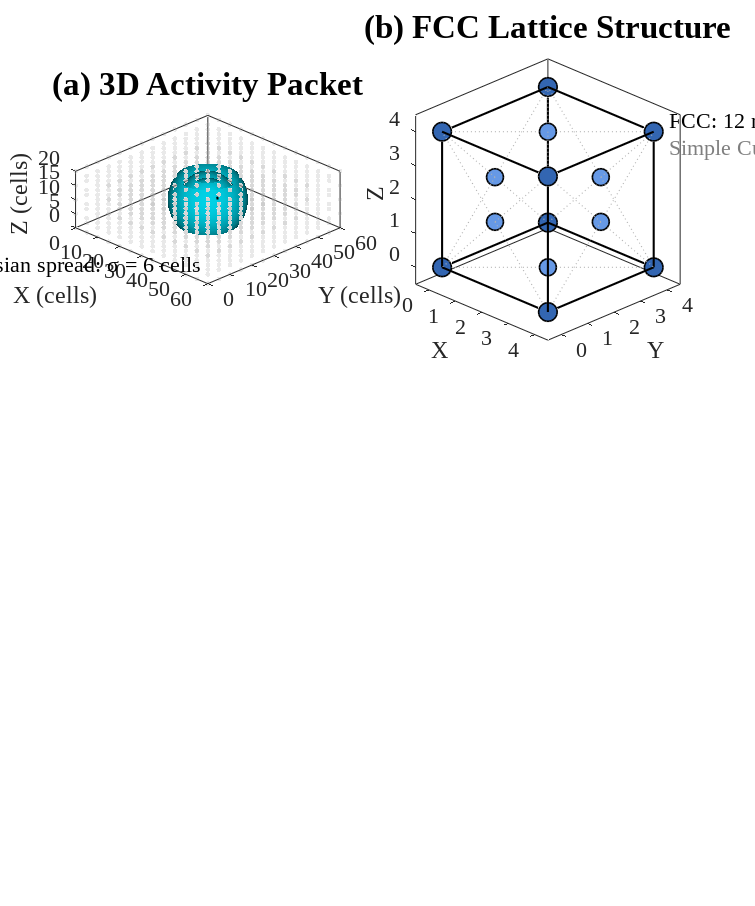

Source code (MATLAB): (Note: this script raises an error after producing the figure.)
%% Generate Professional 3D Grid Cell Figure - Version 2
% 顶刊级别专业绘图 - 优化布局，避免压缩
% 作者：Professional Illustration Master
% 日期：2026-01-12

clear; close all; clc;

%% 配置参数
% 图片尺寸（单位：厘米）- 大幅增加，给足空间
fig_width_cm = 20;   % 增加宽度
fig_height_cm = 24;  % 大幅增加高度，避免任何压缩

% 配色方案（统一、专业）
color_activity = [0, 0.71, 0.78];    % 青色 - Activity packet
color_peak = [0.86, 0.2, 0.2];       % 红色 - Peak marker
color_lattice = [0.65, 0.65, 0.65];  % 灰色 - Lattice nodes
color_fcc_vertex = [0.2, 0.4, 0.7];  % 深蓝 - FCC顶点
color_fcc_face = [0.4, 0.6, 0.9];    % 浅蓝 - FCC面心
color_hdc = [0.2, 0.4, 0.7];         % 深蓝 - HDC方向
color_box = [0.95, 0.95, 0.95];      % 浅灰 - 背景框

% 字体设置（严格按用户要求）
font_name = 'Times New Roman';
font_size_subfig = 24;   % (a)(b)(c)子图标题 - 24pt
font_size_title = 20;    % 大标题 - 20pt
font_size_label = 18;    % 坐标轴标签 - 18pt
font_size_text = 16;     % 普通文字 - 16pt

%% 创建图形窗口
fig = figure('Position', [100, 100, fig_width_cm*37.8, fig_height_cm*37.8], ...
    'Color', 'w', 'PaperPositionMode', 'auto');

%% ========== 子图(a): 3D Activity Packet - 左上 ==========
% 增加边距，避免裁剪
subplot('Position', [0.10, 0.62, 0.35, 0.32]);  % [left, bottom, width, height]
hold on; axis equal; grid off; box on;

% 1. 绘制FCC晶格结构（背景，稀疏一些）
lattice_size = 60;
lattice_step = 5;  % 增大步长，减少节点数
[X_lat, Y_lat, Z_lat] = meshgrid(0:lattice_step:lattice_size, ...
                                   0:lattice_step:lattice_size, ...
                                   0:lattice_step:20);
scatter3(X_lat(:), Y_lat(:), Z_lat(:), 12, color_lattice, 'filled', ...
    'MarkerFaceAlpha', 0.25, 'MarkerEdgeAlpha', 0);

% 2. 绘制3D高斯Activity Packet
sigma = 6;  % 稍微增大
center = [30, 30, 10];

[x, y, z] = meshgrid(10:1:50, 10:1:50, 2:1:18);
activity = exp(-((x-center(1)).^2 + (y-center(2)).^2 + (z-center(3)).^2)/(2*sigma^2));

% 绘制等值面（三层）
fv1 = isosurface(x, y, z, activity, 0.5);
patch(fv1, 'FaceColor', color_activity, 'FaceAlpha', 0.2, 'EdgeColor', 'none');

fv2 = isosurface(x, y, z, activity, 0.3);
patch(fv2, 'FaceColor', color_activity, 'FaceAlpha', 0.3, 'EdgeColor', 'none');

fv3 = isosurface(x, y, z, activity, 0.1);
patch(fv3, 'FaceColor', color_activity, 'FaceAlpha', 0.4, 'EdgeColor', 'none');

% 3. 绘制峰值标记
scatter3(center(1), center(2), center(3), 200, color_peak, 'filled', ...
    'MarkerEdgeColor', 'k', 'LineWidth', 1.5);

% 4. 坐标轴
xlabel('X (cells)', 'FontName', font_name, 'FontSize', font_size_label);
ylabel('Y (cells)', 'FontName', font_name, 'FontSize', font_size_label);
zlabel('Z (cells)', 'FontName', font_name, 'FontSize', font_size_label);
set(gca, 'FontName', font_name, 'FontSize', font_size_text);
xlim([0 60]); ylim([0 60]); zlim([0 20]);
view(45, 25);

% 5. 光照
camlight('headlight');
lighting gouraud;
material dull;

% 6. 标题
title('(a) 3D Activity Packet', 'FontName', font_name, ...
    'FontSize', font_size_subfig, 'FontWeight', 'bold');

% 7. 标注（简化，不用公式）
text(52, 5, 2, 'Gaussian spread: \sigma = 6 cells', ...
    'FontName', font_name, 'FontSize', font_size_text, ...
    'HorizontalAlignment', 'right');

%% ========== 子图(b): FCC Lattice Structure - 右上 ==========
% 增加边距，避免裁剪
subplot('Position', [0.55, 0.62, 0.35, 0.32]);
hold on; axis equal; grid off; box on;

% 1. 绘制FCC单元格
a = 4;  % 晶格常数

% 顶点原子（8个）
vertices = [0 0 0; a 0 0; a a 0; 0 a 0; ...
            0 0 a; a 0 a; a a a; 0 a a];
scatter3(vertices(:,1), vertices(:,2), vertices(:,3), 180, ...
    color_fcc_vertex, 'filled', 'MarkerEdgeColor', 'k', 'LineWidth', 1.2);

% 面心原子（6个）
face_centers = [a/2 a/2 0; a/2 a/2 a; ...
                a/2 0 a/2; a/2 a a/2; ...
                0 a/2 a/2; a a/2 a/2];
scatter3(face_centers(:,1), face_centers(:,2), face_centers(:,3), 150, ...
    color_fcc_face, 'filled', 'MarkerEdgeColor', 'k', 'LineWidth', 1.2);

% 2. 绘制立方体边框
edges = [1 2; 2 3; 3 4; 4 1; ...
         5 6; 6 7; 7 8; 8 5; ...
         1 5; 2 6; 3 7; 4 8];
for i = 1:size(edges, 1)
    plot3(vertices(edges(i,:), 1), vertices(edges(i,:), 2), ...
          vertices(edges(i,:), 3), 'k-', 'LineWidth', 1.5);
end

% 3. 绘制部分连接线（避免太乱）
for i = 1:size(face_centers, 1)
    fc = face_centers(i, :);
    distances = sqrt(sum((vertices - fc).^2, 2));
    [~, nearest_idx] = sort(distances);
    for j = 1:4
        plot3([fc(1) vertices(nearest_idx(j),1)], ...
              [fc(2) vertices(nearest_idx(j),2)], ...
              [fc(3) vertices(nearest_idx(j),3)], ...
              'Color', [0.7 0.7 0.7], 'LineWidth', 0.8, 'LineStyle', ':');
    end
end

% 4. 坐标轴
xlabel('X', 'FontName', font_name, 'FontSize', font_size_label);
ylabel('Y', 'FontName', font_name, 'FontSize', font_size_label);
zlabel('Z', 'FontName', font_name, 'FontSize', font_size_label);
set(gca, 'FontName', font_name, 'FontSize', font_size_text);
xlim([-0.5 a+0.5]); ylim([-0.5 a+0.5]); zlim([-0.5 a+0.5]);
view(45, 25);

% 5. 光照
camlight('headlight');
lighting gouraud;

% 6. 标题
title('(b) FCC Lattice Structure', 'FontName', font_name, ...
    'FontSize', font_size_subfig, 'FontWeight', 'bold');

% 7. 标注（简化）
text(a+0.3, a+0.3, a+0.3, 'FCC: 12 neighbors', 'FontName', font_name, ...
    'FontSize', font_size_text, 'HorizontalAlignment', 'left');
text(a+0.3, a+0.3, a-0.5, 'Simple Cubic: 6 neighbors', 'FontName', font_name, ...
    'FontSize', font_size_text, 'HorizontalAlignment', 'left', 'Color', [0.5 0.5 0.5]);

%% ========== 子图(c): 4-DoF Encoding - 下方，更大空间 ==========
% 增加边距和高度，避免文字溢出
subplot('Position', [0.10, 0.08, 0.80, 0.48]);  % 增加高度和边距
axis off; hold on;
xlim([0 10]); ylim([0 10]);

% === 输入部分（顶部） ===
% 左侧：Grid Cell - 调整位置，避免溢出
y_top = 8.8;  % 降低一点
rectangle('Position', [0.5, y_top-1.3, 3.2, 1.6], 'FaceColor', [color_activity 0.15], ...
    'EdgeColor', color_activity, 'LineWidth', 2, 'Curvature', 0.1);
text(2, y_top-0.2, 'Grid Cell Network', 'FontName', font_name, 'FontSize', font_size_title, ...
    'FontWeight', 'bold', 'HorizontalAlignment', 'center');
text(2, y_top-0.7, '3D Position (x, y, z)', 'FontName', font_name, 'FontSize', font_size_text, ...
    'HorizontalAlignment', 'center');

% 右侧：Head Direction Cell - 调整位置
rectangle('Position', [6.3, y_top-1.3, 3.2, 1.6], 'FaceColor', [color_hdc 0.15], ...
    'EdgeColor', color_hdc, 'LineWidth', 2, 'Curvature', 0.1);
text(8, y_top-0.2, 'Head Direction Cell', 'FontName', font_name, 'FontSize', font_size_title, ...
    'FontWeight', 'bold', 'HorizontalAlignment', 'center');
text(8, y_top-0.7, 'Heading \psi', 'FontName', font_name, 'FontSize', font_size_text, ...
    'HorizontalAlignment', 'center');

% 绘制HDC罗盘（简化）
compass_center = [8, y_top-0.45];
compass_radius = 0.35;
angles_compass = (0:45:315) * pi/180;
for i = 1:length(angles_compass)
    x_end = compass_center(1) + compass_radius * cos(angles_compass(i));
    y_end = compass_center(2) + compass_radius * sin(angles_compass(i));
    if i == 1
        annotation('arrow', [(compass_center(1))/10, x_end/10], ...
            [(compass_center(2))/10, y_end/10], 'Color', color_hdc, 'LineWidth', 2.5);
    else
        plot([compass_center(1) x_end], [compass_center(2) y_end], ...
            'Color', [0.7 0.7 0.7], 'LineWidth', 1);
    end
end

% === 融合箭头 ===
y_mid = 6;
annotation('arrow', [0.5, 0.5], [0.58, 0.48], 'LineWidth', 3, ...
    'HeadStyle', 'vback3', 'HeadLength', 10, 'HeadWidth', 10, 'Color', 'k');
text(5, y_mid+0.3, 'Concatenate', 'FontName', font_name, ...
    'FontSize', font_size_title, 'FontWeight', 'bold', 'HorizontalAlignment', 'center');
text(5, y_mid-0.1, '[Position ; Heading]', 'FontName', font_name, ...
    'FontSize', font_size_text, 'HorizontalAlignment', 'center');

% === 解码过程 - 增大框，避免文字溢出 ===
y_decode = 4.2;  % 调整位置
rectangle('Position', [1.2, y_decode-1.0, 7.6, 2.2], 'FaceColor', color_box, ...
    'EdgeColor', [0.5 0.5 0.5], 'LineWidth', 1.5, 'Curvature', 0.1);
text(5, y_decode+0.7, 'Decoding Process', 'FontName', font_name, 'FontSize', font_size_title, ...
    'FontWeight', 'bold', 'HorizontalAlignment', 'center');

% 解码说明（简化，不用复杂公式）
text(5, y_decode+0.2, 'Population Vector Decoding:', 'FontName', font_name, ...
    'FontSize', font_size_text, 'HorizontalAlignment', 'center');
text(5, y_decode-0.2, 'Position: Weighted sum of active cells', 'FontName', font_name, ...
    'FontSize', font_size_text, 'HorizontalAlignment', 'center');
text(5, y_decode-0.6, 'Heading: Circular mean of HDC activity', 'FontName', font_name, ...
    'FontSize', font_size_text, 'HorizontalAlignment', 'center');

% === 输出箭头 ===
y_out = 1.8;
annotation('arrow', [0.5, 0.5], [0.32, 0.22], 'LineWidth', 3, ...
    'HeadStyle', 'vback3', 'HeadLength', 10, 'HeadWidth', 10, 'Color', 'k');

% === 输出部分 - 调整位置 ===
y_out = 1.5;  % 降低位置
rectangle('Position', [2.5, y_out-0.8, 5, 1.0], 'FaceColor', [0.86 0.92 1], ...
    'EdgeColor', [0.2 0.4 0.7], 'LineWidth', 2, 'Curvature', 0.1);
text(5, y_out-0.2, '4-DoF Pose Estimate', 'FontName', font_name, ...
    'FontSize', font_size_title, 'FontWeight', 'bold', ...
    'HorizontalAlignment', 'center');
text(5, y_out-0.6, '(x, y, z, \psi)', 'FontName', font_name, ...
    'FontSize', font_size_text, 'HorizontalAlignment', 'center');

% === 子图标题 - 调整位置 ===
text(5, 9.7, '(c) 4-DoF Encoding & Decoding', 'FontName', font_name, ...
    'FontSize', font_size_subfig, 'FontWeight', 'bold', ...
    'HorizontalAlignment', 'center');

%% 调整整体布局
set(gcf, 'PaperUnits', 'centimeters');
set(gcf, 'PaperSize', [fig_width_cm fig_height_cm]);
set(gcf, 'PaperPosition', [0 0 fig_width_cm fig_height_cm]);

%% 保存图片
output_dir = 'kbs/kbs_1/fig';
if ~exist(output_dir, 'dir')
    mkdir(output_dir);
end

% 保存为PDF（矢量图）
output_file = fullfile(output_dir, '3d_grid_cell_fcc_lattice_v4.pdf');
print(fig, output_file, '-dpdf', '-r300', '-painters');

fprintf('✅ Figure 4 V4已生成（修复裁剪和溢出问题）！\n');
fprintf('   位置: %s\n', output_file);
fprintf('   尺寸: %.1f × %.1f cm\n', fig_width_cm, fig_height_cm);
fprintf('   改进: 增加边距，避免裁剪；增大框，避免文字溢出\n');
fprintf('   尺寸: %.1f × %.1f cm\n', fig_width_cm, fig_height_cm);
fprintf('   布局: 上下布局，避免压缩\n');
fprintf('   字体: Times New Roman, 24/20/18/16pt\n');
fprintf('   风格: 顶刊级别，无复杂公式\n');
